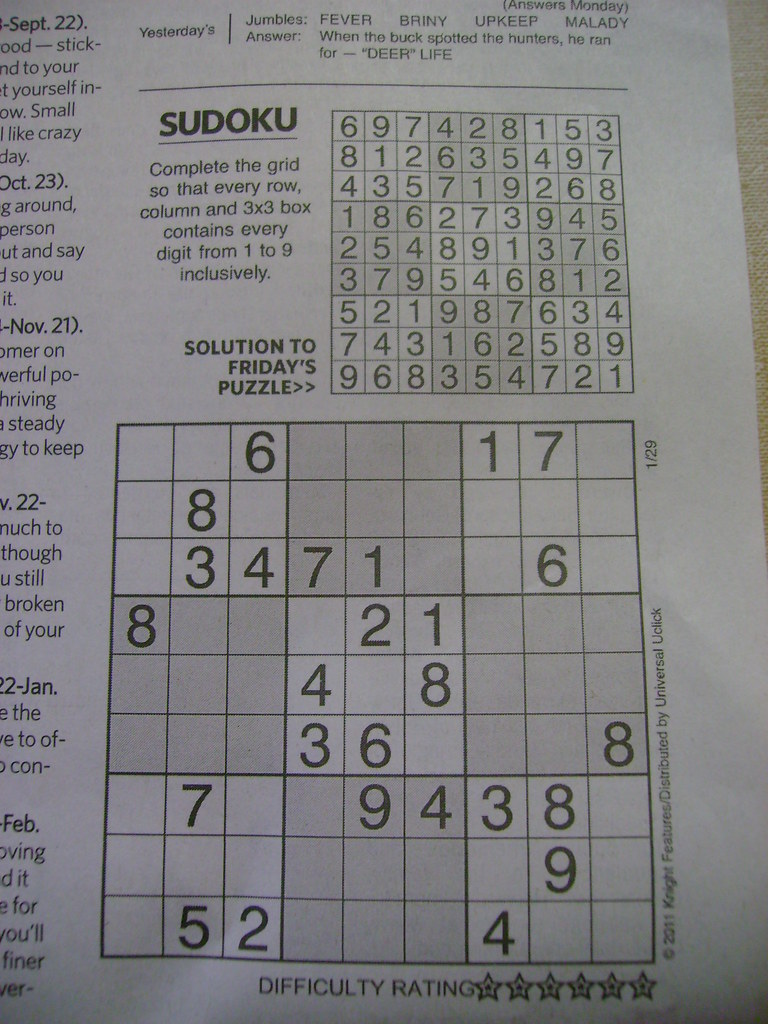
#> input picture images/sudoku-0.jpg, 768 x 1024 px
$ python -i image_processing.py   (imports and definitions only)   (older library calls are emulated)
#> lines starting #> are read from the running program, lines starting #| are printed output that depends on the picture; after the words box and inside, x2 and y2 are one past the last pixel; in counts of white or black regions, pixels touching at a corner belong together
import numpy as np
import operator
import cv2

def findcontour_version(img):
    """ This function changed in later versions. This enables compatibility"""
    major = cv2.__version__.split('.')[0]
    if major == '3':
        ret, contours, hierarchy = cv2.findContours(img.copy(), cv2.RETR_EXTERNAL, cv2.CHAIN_APPROX_SIMPLE)
        return contours, hierarchy, ret
    else:
        contours, hierarchy = cv2.findContours(img.copy(), cv2.RETR_EXTERNAL, cv2.CHAIN_APPROX_SIMPLE)
#> contours = [[[0, 0], [0, 1023], [767, 1023], [767, 0]]]
        return contours, hierarchy

# [47 lines left out: functions split_image, contour_corners, not called in this run]

def contour_image(img):
    """For some reason for version 3 they changed how contours worked (and changed it back afterwards)"""
    contours, hierarchy = findcontour_version(img)
#> contours = [[[0, 0], [0, 1023], [767, 1023], [767, 0]]]

    gray = img
    max_area = 0
    best_cnt = []
    c = 0
    for i in contours:
        area = cv2.contourArea(i)
        if area > 1000:
            if area > max_area:
                max_area = area
                best_cnt = i
                img = cv2.drawContours(img, contours, c, (0, 255, 0), 2)
        c += 1
#> this loop made 1 pass
#> (area, max_area, best_cnt, c) on pass 1: (784641, 784641, [[0, 0], [0, 1023], [767, 1023], [767, 0]], 1)
#> pass 1, in contour_image, `img = cv2.drawContours(img, contours, c, (0, 255, 0), 2)`:
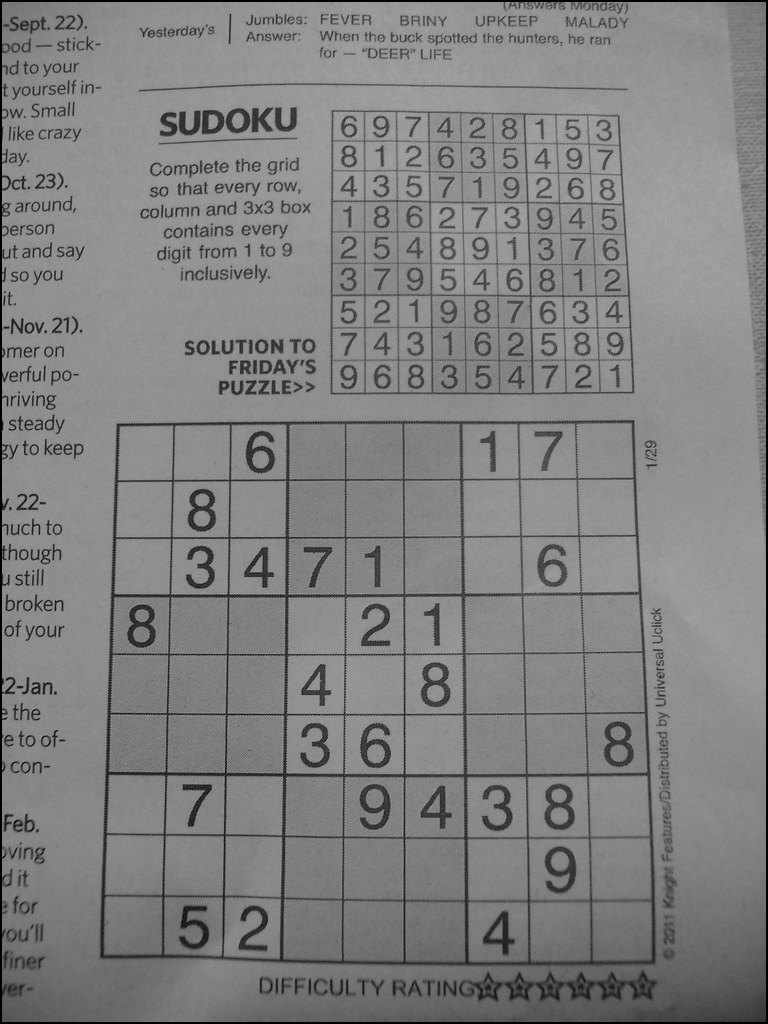
#> img: shape (1024, 768); min 0, max 173, mean 128.2
#> after the loop, c = 1; max_area = 784641

    mask = np.zeros(gray.shape, np.uint8)
    cv2.drawContours(mask, [best_cnt], 0, 255, -1)
#> mask: shape (1024, 768); every value is 255
    cv2.drawContours(mask, [best_cnt], 0, 0, 2)
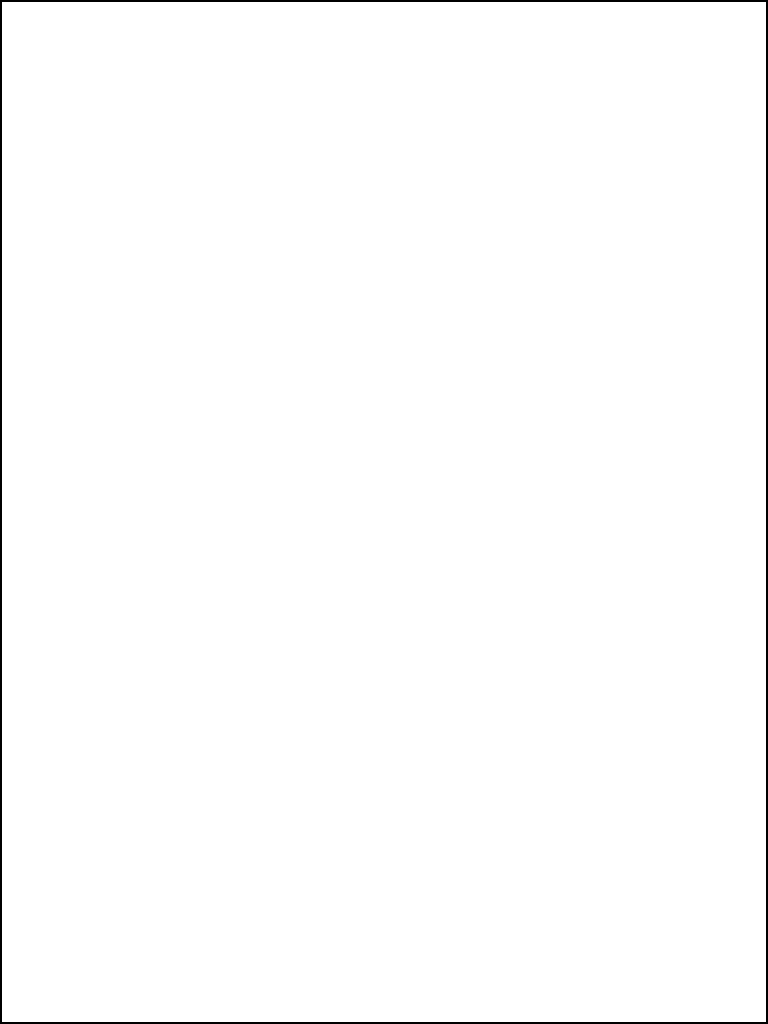
#> mask: shape (1024, 768); 99.1% white; 1 black region, box (x1, y1, x2, y2) and area: (0, 0, 768, 1024) 7152

    img = np.zeros_like(gray)
    img[mask == 255] = gray[mask == 255]

    # Makes the area outside main contour red
    img = cv2.cvtColor(img, cv2.COLOR_GRAY2RGB)
#> img: shape (1024, 768, 3)
    img = cv2.drawContours(img, contours, -1, (0, 0, 255), 3)
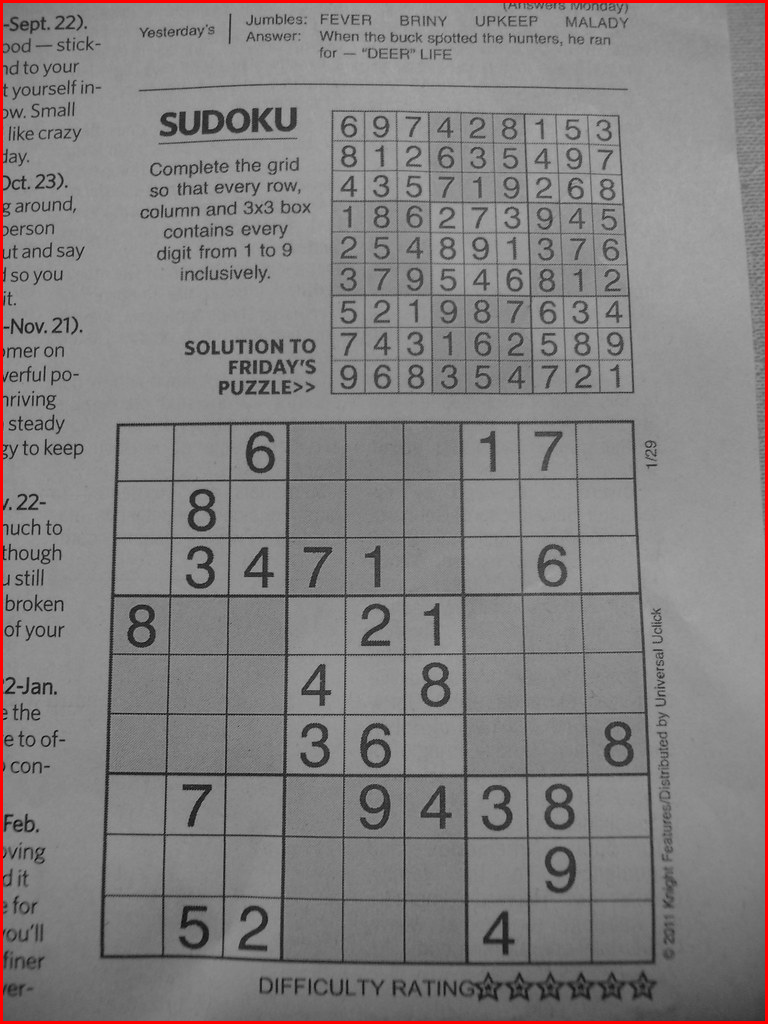
#> img: shape (1024, 768, 3); mean B, G, R 127.7, 127.7, 131.1

    return gray, img

# [16 lines left out: function pre_process_image, not called in this run]

>>> import cv2
>>> picture = cv2.imread('images/sudoku-0.jpg', cv2.IMREAD_GRAYSCALE)
>>> result = contour_image(picture)

$ run again, on images/sudoku-1.jpg
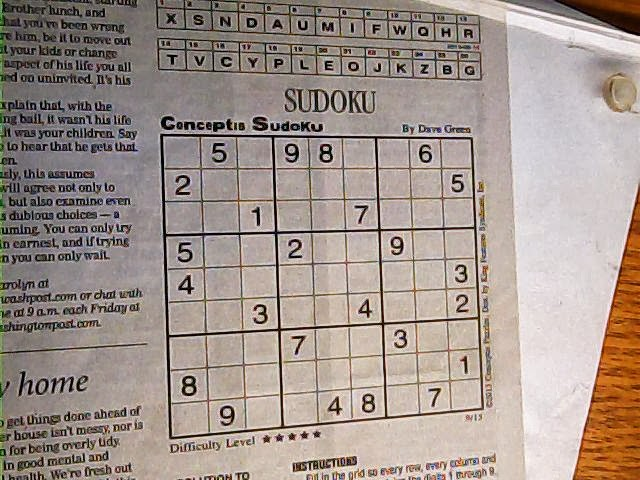
#> input picture images/sudoku-1.jpg, 640 x 480 px
#> in findcontour_version, `contours, hierarchy = cv2.findContours(img.copy(), cv2.RETR_EXTERNAL, ..`: contours = 1 contour; box (x1, y1, x2, y2) and area: (0, 0, 640, 480) 306073
#> the loop in contour_image, `for i in contours:` made 1 pass
#> (area, max_area, c) on pass 1: (306073, 306073, 1)
#> after the loop in contour_image, `for i in contours:`: best_cnt = contour of 18 points, box (x1, y1, x2, y2) (0, 0, 640, 480), area 306073; c = 1; max_area = 306073
#> in contour_image, `cv2.drawContours(mask, [best_cnt], 0, 255, -1)`:
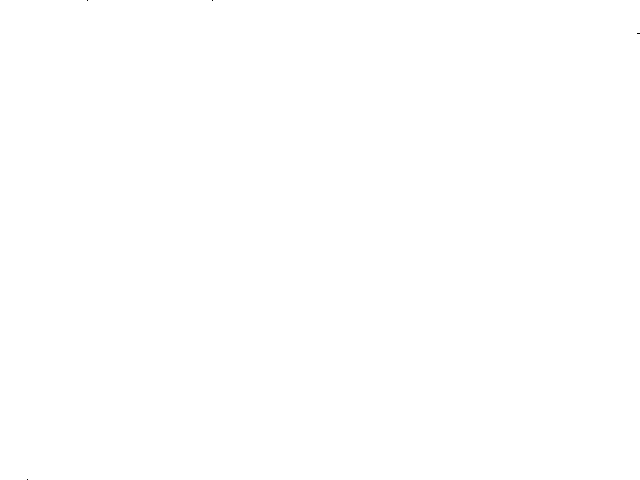
#> mask: shape (480, 640); 100% white; black in thin lines or dots
#> in contour_image, `img = cv2.drawContours(img, contours, -1, (0, 0, 255), 3)`:
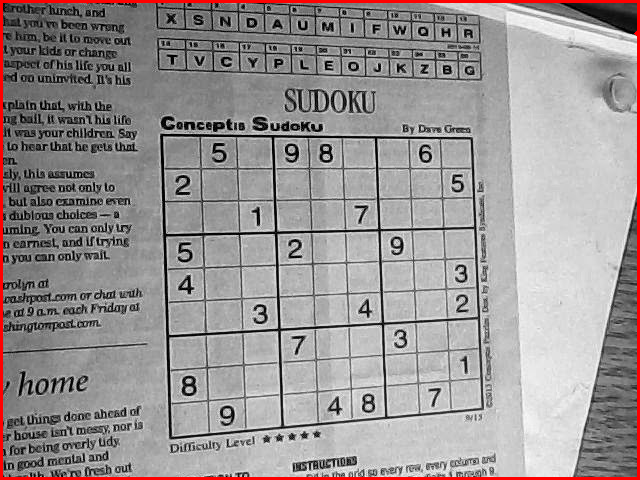
#> img: shape (480, 640, 3); mean B, G, R 149.3, 149.3, 154.9

$ run again, on images/sudoku-2.jpg
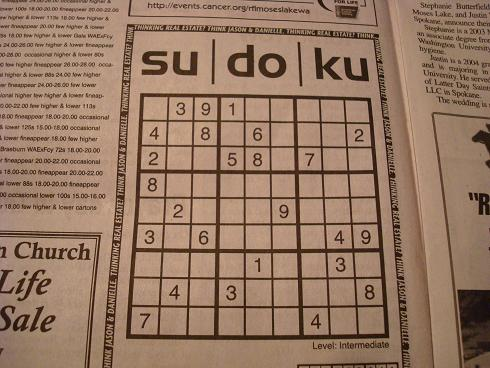
#> input picture images/sudoku-2.jpg, 490 x 368 px
#> in findcontour_version, `contours, hierarchy = cv2.findContours(img.copy(), cv2.RETR_EXTERNAL, ..`: contours = [[[0, 0], [0, 367], [489, 367], [489, 0]]]
#> the loop in contour_image, `for i in contours:` made 1 pass
#> (area, max_area, best_cnt, c) on pass 1: (179463, 179463, [[0, 0], [0, 367], [489, 367], [489, 0]], 1)
#> after the loop in contour_image, `for i in contours:`: c = 1; max_area = 179463
#> in contour_image, `cv2.drawContours(mask, [best_cnt], 0, 0, 2)`:
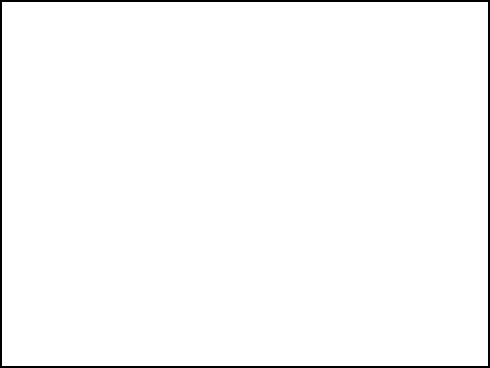
#> mask: shape (368, 490); 98.1% white; 1 black region, box (x1, y1, x2, y2) and area: (0, 0, 490, 368) 3416
#> in contour_image, `img = cv2.drawContours(img, contours, -1, (0, 0, 255), 3)`:
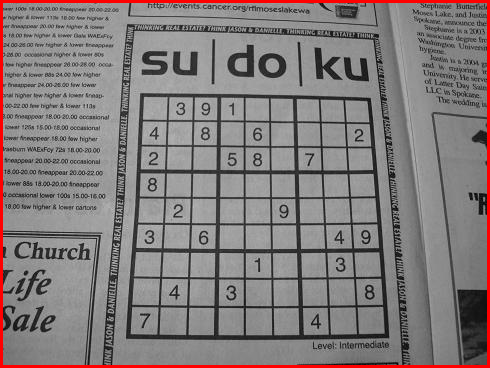
#> img: shape (368, 490, 3); mean B, G, R 124.1, 124.1, 131.3
